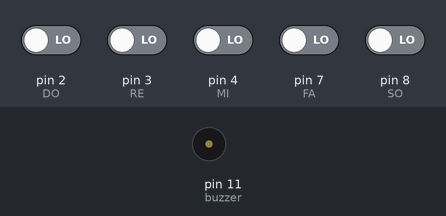
This sketch was run on a simulated Arduino Uno, built with avr-gcc and run on an emulated ATmega328P. On the bench: buzzer (waves = sounding). The test bench sets the inputs (shaded band); at power-on: pin 2 (DO), pin 3 (RE), pin 4 (MI), pin 7 (FA), pin 8 (SO) LOW.

Above: at 1.2 s.
1.3 s: pin 2 (DO) driven HIGH
At 2.2 s:
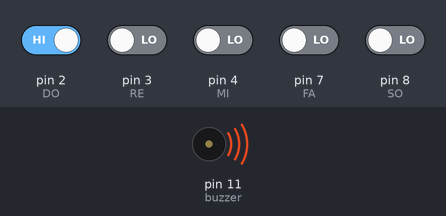
2.8 s: pin 2 (DO) driven LOW
At 3.3 s:
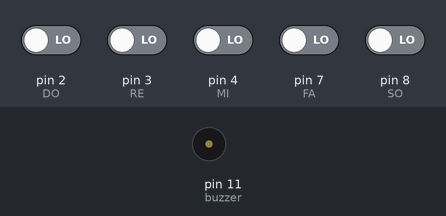
4.3 s: pin 3 (RE) driven HIGH
At 5.7 s:
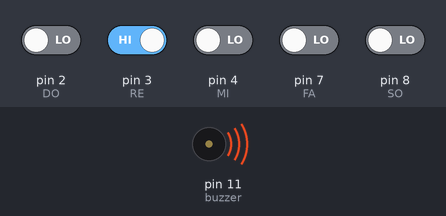
Timing chart, 0 to 7.3 s (numbered marks = the images above; inputs shaded):
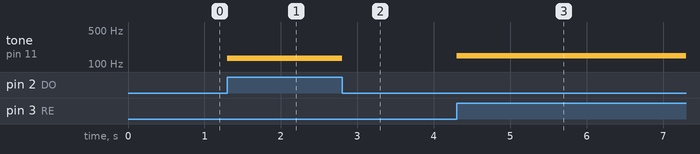

The sketch:

piano.ino
```cpp
int buzzer = 11; // Пин 11 подключен к пьезоизлучателю
int DO = 2;
int RE = 3;
int MI = 4;
int FA = 7;
int SO = 8;

void setup() {
pinMode(buzzer, OUTPUT); // Инициализация цифрового вывода как выход
pinMode(DO,INPUT);
pinMode(RE,INPUT);
pinMode(MI,INPUT);
pinMode(FA,INPUT);
pinMode(SO,INPUT);
}

void loop() {
int notaDO = digitalRead(DO);
int notaRE = digitalRead(RE);
int notaMI = digitalRead(MI);
int notaFA = digitalRead(FA);
int notaSO = digitalRead(SO);

if(notaDO){
tone(buzzer, 131);
}
else if(notaRE){
tone(buzzer, 147);
}
else if(notaMI){
tone(buzzer, 165);
}
else if(notaFA){
tone(buzzer, 175);
}
else if(notaSO){
tone(buzzer, 196);
}
else{
noTone(buzzer);
}
}
```

Measured:
- after the input at 1.3 s, tone on pin 11 (buzzer): silent → 131 Hz at once
- after the input at 2.8 s, tone on pin 11 (buzzer): 131 Hz → silent at once
- after the input at 4.3 s, tone on pin 11 (buzzer): silent → 147 Hz at once
